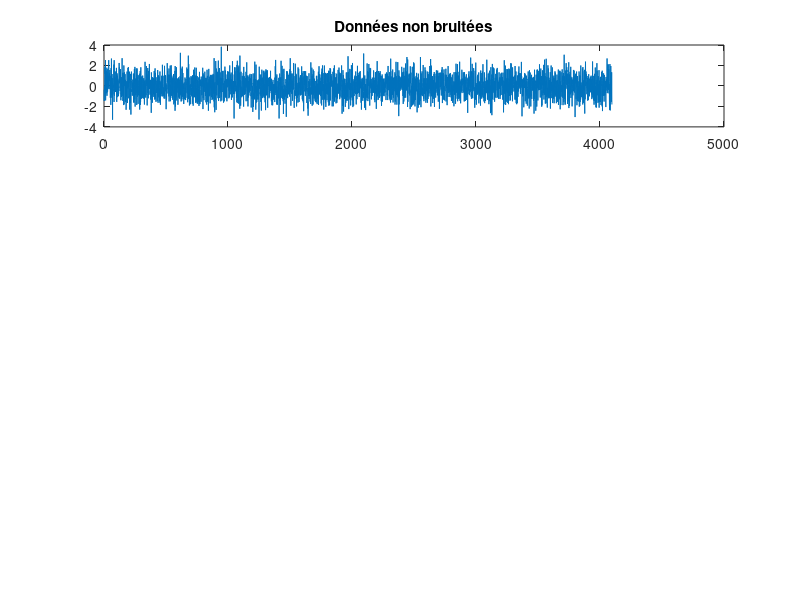

The MATLAB source for this figure: (Note: this script raises an error after producing the figure.)
freq = 8;
N = 4096;
x = randn(1,N);

figure;
subplot(4,1,1);
plot(x);
title("Données non bruitées");

y_5 = bruiter(x, 5);

subplot(4,1,2);
plot(y_5);
title("Bruitage 5dB");

y_10 = bruiter(x, 10);

subplot(4,1,3);
plot(y_10);
title("Bruitage 10dB");

y_15 = bruiter(x, 15);

subplot(4,1,4);
plot(y_15);
title("Bruitage 15dB");

figure;
subplot(2,1,1);
plot(x);
title("Données non bruitées");

subplot(2,1,2);
spectrogram(x);
title("Spectrogramme du signal");

figure;
subplot(2,1,1);
plot(y_5);
title("Bruitage 5dB");

subplot(2,1,2);
spectrogram(y_5);
title("Spectrogramme du signal");

figure;
subplot(2,1,1);
plot(y_10);
title("Bruitage 10dB");

subplot(2,1,2);
spectrogram(y_10);
title("Spectrogramme du signal");

figure;
subplot(2,1,1);
plot(y_15);
title("Bruitage 15dB");

subplot(2,1,2);
spectrogram(y_15);
title("Spectrogramme du signal");